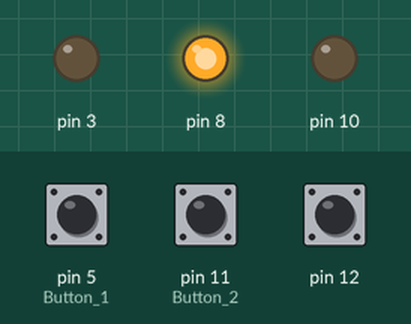
This sketch was run on a simulated Arduino Uno, built with avr-gcc and run on an emulated ATmega328P. On the bench: output pins drawn as LEDs (lit = HIGH). Dashed ring = blinking. The test bench sets the inputs (shaded band); at power-on: pin 5 (Button_1) HIGH, pin 12 HIGH, pin 11 (Button_2) HIGH. Pins used as bus, display or sensor lines are not drawn.

Above: at 4.4 s.
4.5 s: pin 5 (Button_1) pulled LOW for 0.15 s
At 7.3 s:
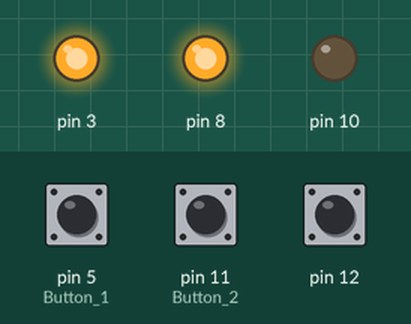
7.5 s: pin 12 pulled LOW for 0.15 s
At 7.57 s:
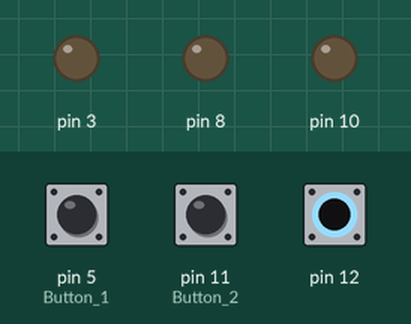
9.1 s: pin 11 (Button_2) pulled LOW for 3.2 s
13.8 s: pin 11 (Button_2) pulled LOW for 1 s
At 14.67 s:
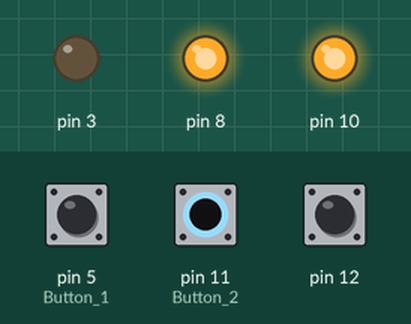
16.8 s: pin 5 (Button_1) driven LOW and pin 12 driven LOW
19.8 s: pin 11 (Button_2) pulled LOW for 1 s
At 20.42 s:
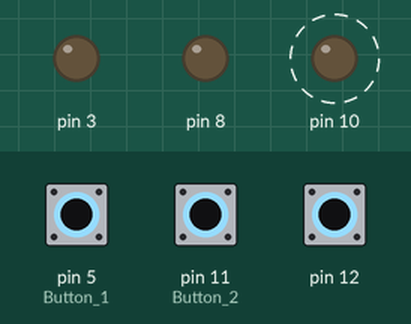
Timing chart, 0 to 23.8 s (numbered marks = the images above; inputs shaded):
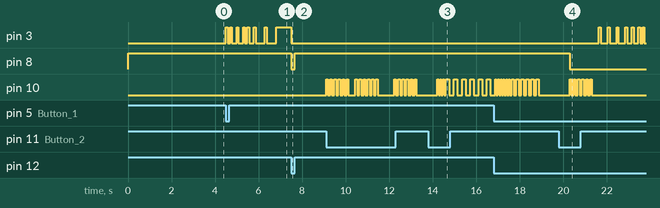

Measured:
- after the input at 7.5 s, pin 3: HIGH → LOW at once; pin 8: HIGH → LOW at once, → HIGH 0.15 s later
- after the input at 19.8 s, pin 10: alternates HIGH for 0.08 s and LOW for 0.11 s, 12 changes in all, then stays LOW, starting after 0.49 s

The sketch:

FamilyFued.ino
```cpp
#define NOTE_B0  31
#define NOTE_C1  33
#define NOTE_CS1 35
#define NOTE_D1  37
#define NOTE_DS1 39
#define NOTE_E1  41
#define NOTE_F1  44
#define NOTE_FS1 46
#define NOTE_G1  49
#define NOTE_GS1 52
#define NOTE_A1  55
#define NOTE_AS1 58
#define NOTE_B1  62
#define NOTE_C2  65
#define NOTE_CS2 69
#define NOTE_D2  73
#define NOTE_DS2 78
#define NOTE_E2  82
#define NOTE_F2  87
#define NOTE_FS2 93
#define NOTE_G2  98
#define NOTE_GS2 104
#define NOTE_A2  110
#define NOTE_AS2 117
#define NOTE_B2  123
#define NOTE_C3  131
#define NOTE_CS3 139
#define NOTE_D3  147
#define NOTE_DS3 156
#define NOTE_E3  165
#define NOTE_F3  175
#define NOTE_FS3 185
#define NOTE_G3  196
#define NOTE_GS3 208
#define NOTE_A3  220
#define NOTE_AS3 233
#define NOTE_B3  247
#define NOTE_C4  262
#define NOTE_CS4 277
#define NOTE_D4  294
#define NOTE_DS4 311
#define NOTE_E4  330
#define NOTE_F4  349
#define NOTE_FS4 370
#define NOTE_G4  392
#define NOTE_GS4 415
#define NOTE_A4  440
#define NOTE_AS4 466
#define NOTE_B4  494
#define NOTE_C5  523
#define NOTE_CS5 554
#define NOTE_D5  587
#define NOTE_DS5 622
#define NOTE_E5  659
#define NOTE_F5  698
#define NOTE_FS5 740
#define NOTE_G5  784
#define NOTE_GS5 831
#define NOTE_A5  880
#define NOTE_AS5 932
#define NOTE_B5  988
#define NOTE_C6  1047
#define NOTE_CS6 1109
#define NOTE_D6  1175
#define NOTE_DS6 1245
#define NOTE_E6  1319
#define NOTE_F6  1397
#define NOTE_FS6 1480
#define NOTE_G6  1568
#define NOTE_GS6 1661
#define NOTE_A6  1760
#define NOTE_AS6 1865
#define NOTE_B6  1976
#define NOTE_C7  2093
#define NOTE_CS7 2217
#define NOTE_D7  2349
#define NOTE_DS7 2489
#define NOTE_E7  2637
#define NOTE_F7  2794
#define NOTE_FS7 2960
#define NOTE_G7  3136
#define NOTE_GS7 3322
#define NOTE_A7  3520
#define NOTE_AS7 3729
#define NOTE_B7  3951
#define NOTE_C8  4186
#define NOTE_CS8 4435
#define NOTE_D8  4699
#define NOTE_DS8 4978

#define melodyPin A2
//Mario main theme melody
int melody1[] = {
    NOTE_E7, NOTE_E7, 0, NOTE_E7,
  0, NOTE_C7, NOTE_E7, 0,
  NOTE_G7, 0, 0,  0,
  NOTE_G6, 0, 0, 0,
};
int melody2[] = {
     NOTE_C7, 0, 0, NOTE_G6,
  0, 0, NOTE_E6, 0,
  0, NOTE_A6, 0, NOTE_B6,
  0, NOTE_AS6, NOTE_A6, 0,
};
int melody3[] = {
    NOTE_G6, NOTE_E7, NOTE_G7,
  NOTE_A7, 0, NOTE_F7, NOTE_G7,
  0, NOTE_E7, 0, NOTE_C7,
  NOTE_D7, NOTE_B6, 0, 0,
};
int melody4[] = {
    NOTE_C7, 0, 0, NOTE_G6,
  0, 0, NOTE_E6, 0,
  0, NOTE_A6, 0, NOTE_B6,
  0, NOTE_AS6, NOTE_A6, 0,
};
int melody5[] = {
   NOTE_G6, NOTE_E7, NOTE_G7,
  NOTE_A7, 0, NOTE_F7, NOTE_G7,
  0, NOTE_E7, 0, NOTE_C7,
  NOTE_D7, NOTE_B6, 0, 0
};


//Mario main them tempo
int tempo[] = {
  12, 12, 12, 12,
  12, 12, 12, 12,
  12, 12, 12, 12,
  12, 12, 12, 12,

};
int tempo2[] = {
  9, 9, 9,
  12, 12, 12, 12,
  12, 12, 12, 12,
  12, 12, 12, 12,
};
//Underworld melody
int underworld_melody1[] = {
  NOTE_C4, NOTE_C5, NOTE_A3, NOTE_A4,
  NOTE_AS3, NOTE_AS4, 0,

};
int underworld_melody2[] = {
  NOTE_C4, NOTE_C5, NOTE_A3, NOTE_A4,
  NOTE_AS3, NOTE_AS4, 0,
  0,

};
int underworld_melody3[] = {
   NOTE_F3, NOTE_F4, NOTE_D3, NOTE_D4,
  NOTE_DS3, NOTE_DS4, 0,
  0,

};
int underworld_melody4[] = {
  0, NOTE_DS4, NOTE_CS4, NOTE_D4,
  NOTE_CS4, NOTE_DS4,
  NOTE_DS4, NOTE_GS3,
  NOTE_G3, NOTE_CS4,
  NOTE_C4, NOTE_FS4, NOTE_F4, NOTE_E3, NOTE_AS4, NOTE_A4,
  NOTE_GS4, NOTE_DS4, NOTE_B3,
  NOTE_AS3, NOTE_A3, NOTE_GS3,
  0, 0, 0

};
//Underwolrd tempo
int underworld_tempo[] = {
  12, 12, 12, 12,
  12, 12, 6,
  3,
  12, 12, 12, 12,
  12, 12, 6,
  3,
  12, 12, 12, 12,
  12, 12, 6,
  3,
  12, 12, 12, 12,
  12, 12, 6,
};
int underworld_tempo2[] = {
  6, 18, 18, 18,
  6, 6,
  6, 6,
  6, 6,
  18, 18, 18, 18, 18, 18,
  10, 10, 10,
  10, 10, 10,
  3, 3, 3
};

bool button1On = false;
bool button2On = false;
int underWorldMusicCount=1;
int overWorldMusicCount=1;
void setup() {
  //start serial connection
  Serial.begin(9600);
  //configure pin 2 as an input and enable the internal pull-up resistor
  pinMode(5, INPUT_PULLUP); //Button 1
  pinMode(3, OUTPUT);
  pinMode(11, INPUT_PULLUP);  //Button 2
  pinMode(10, OUTPUT);
  pinMode(A2, OUTPUT);
  pinMode(12, INPUT_PULLUP);
  pinMode(8, OUTPUT);
  digitalWrite(8, HIGH);
  song();


}

void loop() {
  //read the pushbutton value into a variable
  int button1 = digitalRead(5);
  int button2 = digitalRead(11);
  int resetButton = digitalRead(12);

  // Keep in mind the pull-up means the pushbutton's logic is inverted. It goes
  // HIGH when it's open, and LOW when it's pressed. Turn on pin 13 when the
  // button's pressed, and off when it's not:
  if(button1On == true){
     digitalWrite(3, HIGH);
  }
  if(button2On == true){
     digitalWrite(10, HIGH);
  }
  if (resetButton == LOW){
     digitalWrite(8, LOW);
  }
  else{
    digitalWrite(8, HIGH);
  }
  if (button1 == LOW and button2On == false) {
    digitalWrite(3, HIGH);
    button1On=true;
     if (overWorldMusicCount==1){
     int size = sizeof(melody1) / sizeof(int);
    for (int thisNOTE = 0; thisNOTE < size; thisNOTE++) {

      // to calculate the NOTE duration, take one second
      // divided by the NOTE type.
      //e.g. quarter NOTE = 1000 / 4, eighth NOTE = 1000/8, etc.
      int NOTEDuration = 1000 / tempo[thisNOTE];

      buzz(melodyPin, melody1[thisNOTE], NOTEDuration);

      // to distinguish the NOTEs, set a minimum time between them.
      // the NOTE's duration + 30% seems to work well:
      int pauseBetweenNOTEs = NOTEDuration * 1.30;
       digitalWrite(3, LOW);
      delay(pauseBetweenNOTEs);
       digitalWrite(3, HIGH);

      // stop the tone playing:
      buzz(melodyPin, 0, NOTEDuration);

    }
    }
    if (overWorldMusicCount==2){
     int size = sizeof(melody2) / sizeof(int);
    for (int thisNOTE = 0; thisNOTE < size; thisNOTE++) {

      // to calculate the NOTE duration, take one second
      // divided by the NOTE type.
      //e.g. quarter NOTE = 1000 / 4, eighth NOTE = 1000/8, etc.
      int NOTEDuration = 1000 / tempo[thisNOTE];

      buzz(melodyPin, melody2[thisNOTE], NOTEDuration);

      // to distinguish the NOTEs, set a minimum time between them.
      // the NOTE's duration + 30% seems to work well:
      int pauseBetweenNOTEs = NOTEDuration * 1.30;
      digitalWrite(3, LOW);
      delay(pauseBetweenNOTEs);
       digitalWrite(3, HIGH);

      // stop the tone playing:
      buzz(melodyPin, 0, NOTEDuration);

    }
    }
    if (overWorldMusicCount==3){
     int size = sizeof(melody3) / sizeof(int);
    for (int thisNOTE = 0; thisNOTE < size; thisNOTE++) {

      // to calculate the NOTE duration, take one second
      // divided by the NOTE type.
      //e.g. quarter NOTE = 1000 / 4, eighth NOTE = 1000/8, etc.
      int NOTEDuration = 1000 / tempo2[thisNOTE];

      buzz(melodyPin, melody3[thisNOTE], NOTEDuration);

      // to distinguish the NOTEs, set a minimum time between them.
      // the NOTE's duration + 30% seems to work well:
      int pauseBetweenNOTEs = NOTEDuration * 1.30;
     digitalWrite(3, LOW);
      delay(pauseBetweenNOTEs);
       digitalWrite(3, HIGH);

      // stop the tone playing:
      buzz(melodyPin, 0, NOTEDuration);

    }
    }
    if (overWorldMusicCount==4){
     int size = sizeof(melody4) / sizeof(int);
    for (int thisNOTE = 0; thisNOTE < size; thisNOTE++) {

      // to calculate the NOTE duration, take one second
      // divided by the NOTE type.
      //e.g. quarter NOTE = 1000 / 4, eighth NOTE = 1000/8, etc.
      int NOTEDuration = 1000 / tempo[thisNOTE];

      buzz(melodyPin, melody4[thisNOTE], NOTEDuration);

      // to distinguish the NOTEs, set a minimum time between them.
      // the NOTE's duration + 30% seems to work well:
      int pauseBetweenNOTEs = NOTEDuration * 1.30;
     digitalWrite(3, LOW);
      delay(pauseBetweenNOTEs);
       digitalWrite(3, HIGH);

      // stop the tone playing:
      buzz(melodyPin, 0, NOTEDuration);

    }
    }
     if (overWorldMusicCount==5){
     int size = sizeof(melody5) / sizeof(int);
    for (int thisNOTE = 0; thisNOTE < size; thisNOTE++) {

      // to calculate the NOTE duration, take one second
      // divided by the NOTE type.
      //e.g. quarter NOTE = 1000 / 4, eighth NOTE = 1000/8, etc.
      int NOTEDuration = 1000 / tempo2[thisNOTE];

      buzz(melodyPin, melody5[thisNOTE], NOTEDuration);

      // to distinguish the NOTEs, set a minimum time between them.
      // the NOTE's duration + 30% seems to work well:
      int pauseBetweenNOTEs = NOTEDuration * 1.30;

     digitalWrite(3, LOW);
      delay(pauseBetweenNOTEs);
       digitalWrite(3, HIGH);

      // stop the tone playing:
      buzz(melodyPin, 0, NOTEDuration);
       overWorldMusicCount=0;
    }
    }
    overWorldMusicCount+=1;
  }
  if (button2 == LOW and button1On == false) {
    digitalWrite(10, HIGH);
    button2On=true;
    if (underWorldMusicCount==1){
     int size = sizeof(underworld_melody1) / sizeof(int);
    for (int thisNOTE = 0; thisNOTE < size; thisNOTE++) {

      // to calculate the NOTE duration, take one second
      // divided by the NOTE type.
      //e.g. quarter NOTE = 1000 / 4, eighth NOTE = 1000/8, etc.
      int NOTEDuration = 1000 / underworld_tempo[thisNOTE];

      buzz(melodyPin, underworld_melody1[thisNOTE], NOTEDuration);

      // to distinguish the NOTEs, set a minimum time between them.
      // the NOTE's duration + 30% seems to work well:
      int pauseBetweenNOTEs = NOTEDuration * 1.30;
     digitalWrite(10, LOW);
      delay(pauseBetweenNOTEs);
       digitalWrite(10, HIGH);

      // stop the tone playing:
      buzz(melodyPin, 0, NOTEDuration);

    }
    }
     if (underWorldMusicCount==2){
     int size = sizeof(underworld_melody2) / sizeof(int);
    for (int thisNOTE = 0; thisNOTE < size; thisNOTE++) {

      // to calculate the NOTE duration, take one second
      // divided by the NOTE type.
      //e.g. quarter NOTE = 1000 / 4, eighth NOTE = 1000/8, etc.
      int NOTEDuration = 1000 / underworld_tempo[thisNOTE];

      buzz(melodyPin, underworld_melody2[thisNOTE], NOTEDuration);

      // to distinguish the NOTEs, set a minimum time between them.
      // the NOTE's duration + 30% seems to work well:
      int pauseBetweenNOTEs = NOTEDuration * 1.30;
      digitalWrite(10, LOW);
      delay(pauseBetweenNOTEs);
       digitalWrite(10, HIGH);

      // stop the tone playing:
      buzz(melodyPin, 0, NOTEDuration);

    }
     }
     if (underWorldMusicCount==3){
     int size = sizeof(underworld_melody3) / sizeof(int);
    for (int thisNOTE = 0; thisNOTE < size; thisNOTE++) {

      // to calculate the NOTE duration, take one second
      // divided by the NOTE type.
      //e.g. quarter NOTE = 1000 / 4, eighth NOTE = 1000/8, etc.
      int NOTEDuration = 1000 / underworld_tempo[thisNOTE];

      buzz(melodyPin, underworld_melody3[thisNOTE], NOTEDuration);

      // to distinguish the NOTEs, set a minimum time between them.
      // the NOTE's duration + 30% seems to work well:
      int pauseBetweenNOTEs = NOTEDuration * 1.30;
      digitalWrite(10, LOW);
      delay(pauseBetweenNOTEs);
       digitalWrite(10, HIGH);

      // stop the tone playing:
      buzz(melodyPin, 0, NOTEDuration);

    }
  }
   if (underWorldMusicCount==4){
     int size = sizeof(underworld_melody4) / sizeof(int);
    for (int thisNOTE = 0; thisNOTE < size; thisNOTE++) {

      // to calculate the NOTE duration, take one second
      // divided by the NOTE type.
      //e.g. quarter NOTE = 1000 / 4, eighth NOTE = 1000/8, etc.
      int NOTEDuration = 1000 / underworld_tempo2[thisNOTE];

      buzz(melodyPin, underworld_melody4[thisNOTE], NOTEDuration);

      // to distinguish the NOTEs, set a minimum time between them.
      // the NOTE's duration + 30% seems to work well:
      int pauseBetweenNOTEs = NOTEDuration * 1.30;
     digitalWrite(10, LOW);
      delay(pauseBetweenNOTEs);
       digitalWrite(10, HIGH);

      // stop the tone playing:
      buzz(melodyPin, 0, NOTEDuration);
      underWorldMusicCount=0;
    }
  }
  underWorldMusicCount+=1;
  }
  if (resetButton == LOW) {
    digitalWrite(10, LOW);
    digitalWrite(3 , LOW);
    button1On=false;
    button2On=false;
  }


}


void buzz(int targetPin, long frequency, long length) {
  digitalWrite(13, HIGH);
  long delayValue = 1000000 / frequency / 2; // calculate the delay value between transitions
  //// 1 second's worth of microseconds, divided by the frequency, then split in half since
  //// there are two phases to each cycle
  long numCycles = frequency * length / 1000; // calculate the number of cycles for proper timing
  //// multiply frequency, which is really cycles per second, by the number of seconds to
  //// get the total number of cycles to produce
  for (long i = 0; i < numCycles; i++) { // for the calculated length of time...
    digitalWrite(targetPin, HIGH); // write the buzzer pin high to push out the diaphram
    delayMicroseconds(delayValue); // wait for the calculated delay value
    digitalWrite(targetPin, LOW); // write the buzzer pin low to pull back the diaphram
    delayMicroseconds(delayValue); // wait again or the calculated delay value
  }
  digitalWrite(13, LOW);

}
void song()  //here is where all the NOTEs for the song are played.
{
 buzz(melodyPin, NOTE_A7,100); //A
 delay(100);
buzz(melodyPin, NOTE_G7,100); //G
 delay(100);
buzz(melodyPin, NOTE_E7,100); //E
 delay(100);
buzz(melodyPin, NOTE_C7,100); //C
 delay(100);
buzz(melodyPin, NOTE_D7,100); //D
 delay(100);
buzz(melodyPin, NOTE_B7,100); //B
 delay(100);
buzz(melodyPin, NOTE_F7,100); //F
 delay(100);
buzz(melodyPin, NOTE_C8,100); //C
 delay(100);
buzz(melodyPin, NOTE_A7,100); //A
 delay(100);
buzz(melodyPin, NOTE_G7,100); //G
 delay(100);
buzz(melodyPin, NOTE_E7,100); //E
 delay(100);
buzz(melodyPin, NOTE_C7,100); //C
 delay(100);
buzz(melodyPin, NOTE_D7,100); //D
 delay(100);
buzz(melodyPin, NOTE_B7,100); //B
 delay(100);
buzz(melodyPin, NOTE_F7,100); //F
 delay(100);
buzz(melodyPin, NOTE_C8,100); //C
 delay(100);

}
```
